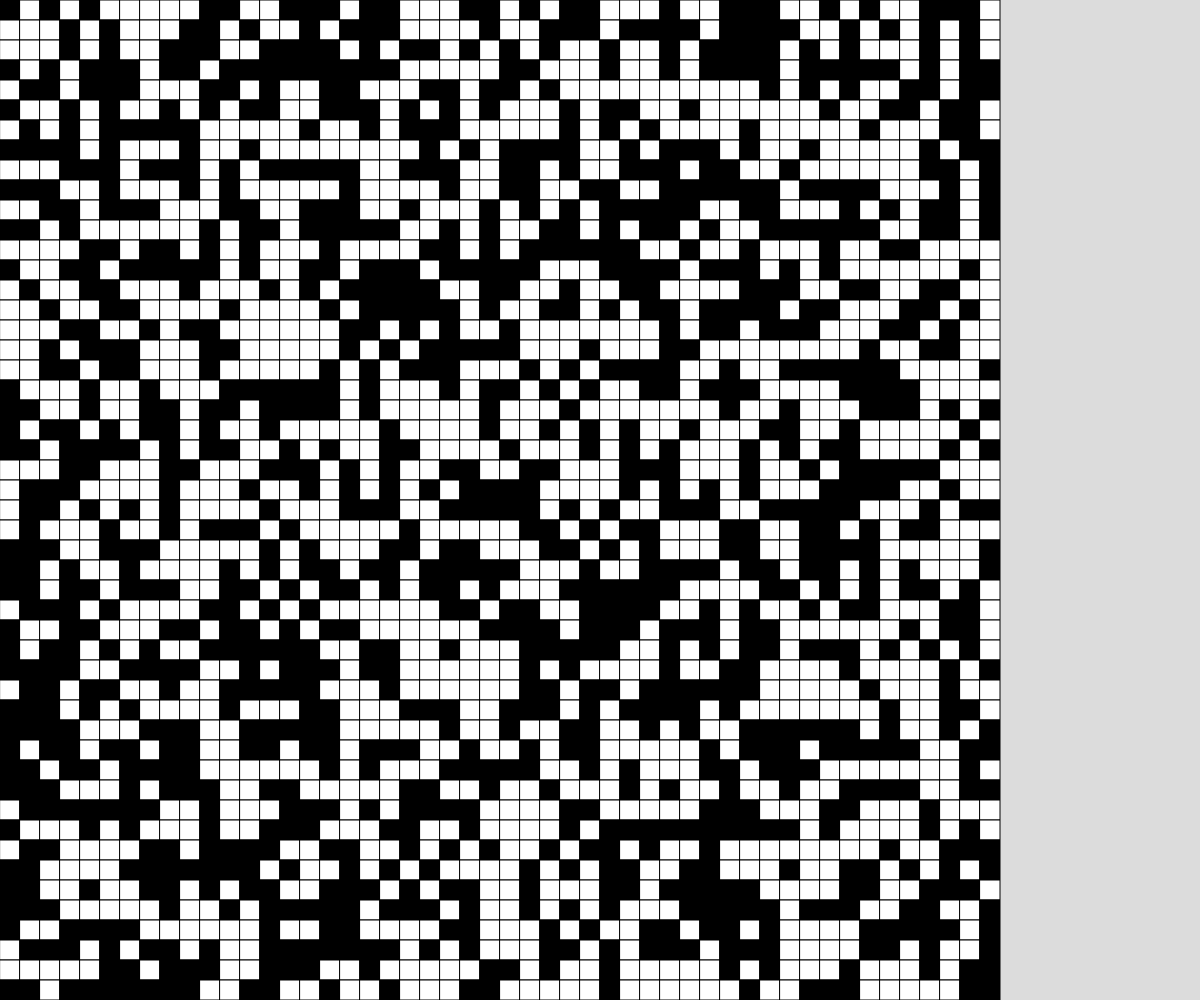
Frame 1 (no input)
Frame 60 (no input): identical to frame 1, image omitted
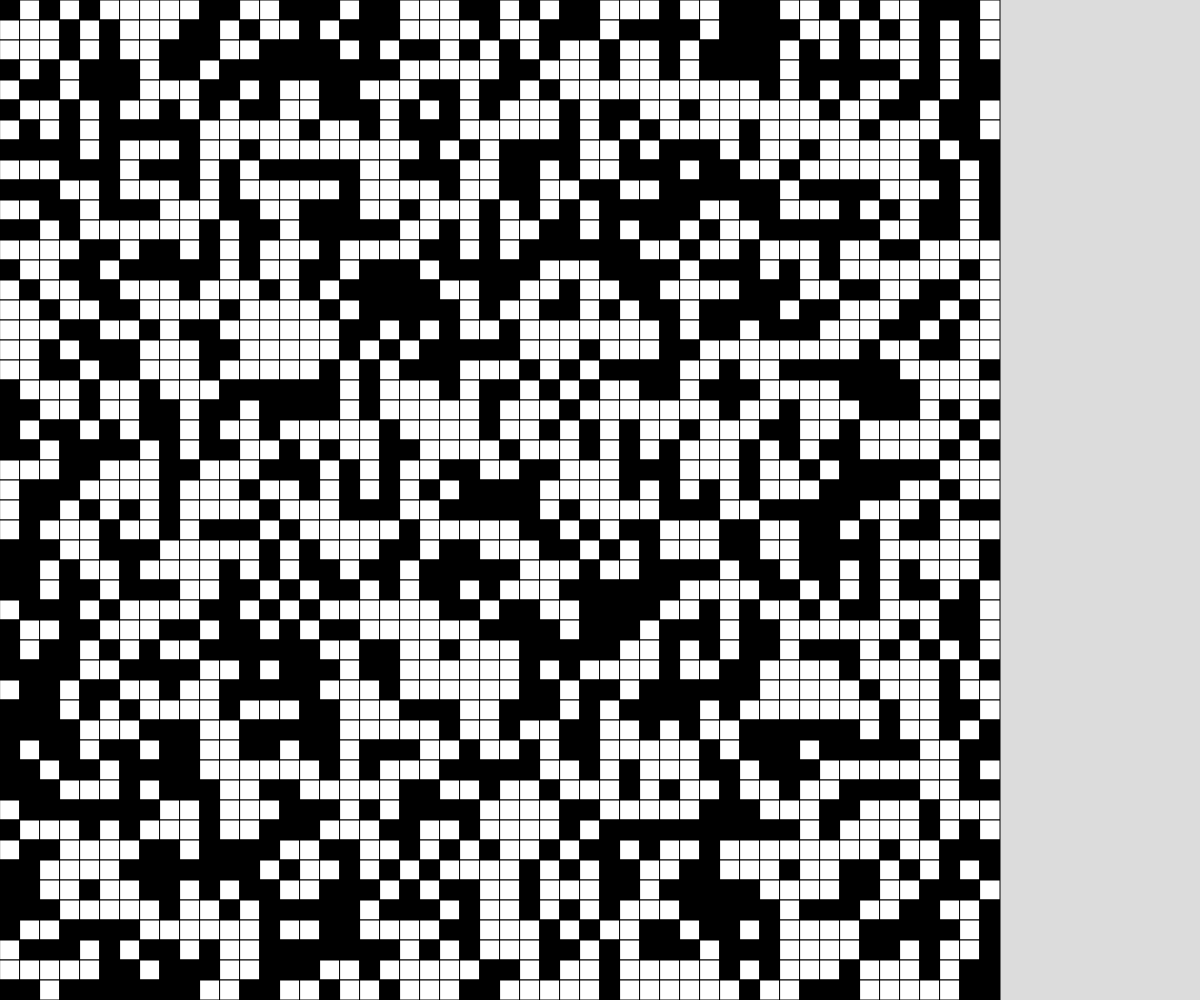
Frame 120 (the mouse pressed at the canvas centre since frame 60)

The p5.js sketch that drew these frames (run headless with seeded random() and noise() and a simulated clock; from frame 60 on, the mouse is pressed at the canvas centre):

// p5.js sketch
// ── sketch.js
// Grid Demo
// learning 2D arrays

//if you're going to hard code the grid, use this!
// let theGrid = [[1, 0, 1, 0], 
//                [0, 0, 1, 1],
//                [1, 1, 0, 0],
//                [0, 1, 0, 1]];

// let cellSize;
// const SQUARE_DIMENSIONS = theGrid.length;

//if you're going to randomize the grid, use this!
let theGrid;
const  SQUARE_DIMENSIONS = 50;
let cellSize;

function setup() {
  createCanvas(windowWidth, windowHeight);
  if (width < height) {
    cellSize = width/SQUARE_DIMENSIONS;
  }
  else {
    cellSize = height/SQUARE_DIMENSIONS;
  }

  theGrid = generateRandomGrid(SQUARE_DIMENSIONS, SQUARE_DIMENSIONS);
}

function draw() {
  background(220);
  showGrid();
}

function showGrid() {
  for (let y = 0; y < SQUARE_DIMENSIONS; y++) {
    for (let x = 0; x < SQUARE_DIMENSIONS; x++) {
      if (theGrid[y][x] === 1) {
        fill("black");
      }
      else if (theGrid[y][x] === 0) {
        fill("white");
      }
      square(x * cellSize, y * cellSize, cellSize);
    }
  }
}

function mousePressed() {
  let x = Math.floor(mouseX/cellSize);
  let y = Math.floor(mouseY/cellSize);

  toggleCell(x, y);
}

function toggleCell(x, y) {
  if (theGrid[y][x] === 1) {
    theGrid[y][x] = 0;
  }
  else if (theGrid[y][x] === 0) {
    theGrid[y][x] = 1;
  }
}

function generateRandomGrid(cols, rows) {
  let newGrid = [];
  for (let y = 0; y < rows; y++) {
    newGrid.push([]);
    for (let x = 0; x < cols; x++) {
      if (random(100) < 50) {
        newGrid[y].push(0);
      }
      else {
        newGrid[y].push(1);
      }
    }
  }
  return newGrid;
}
